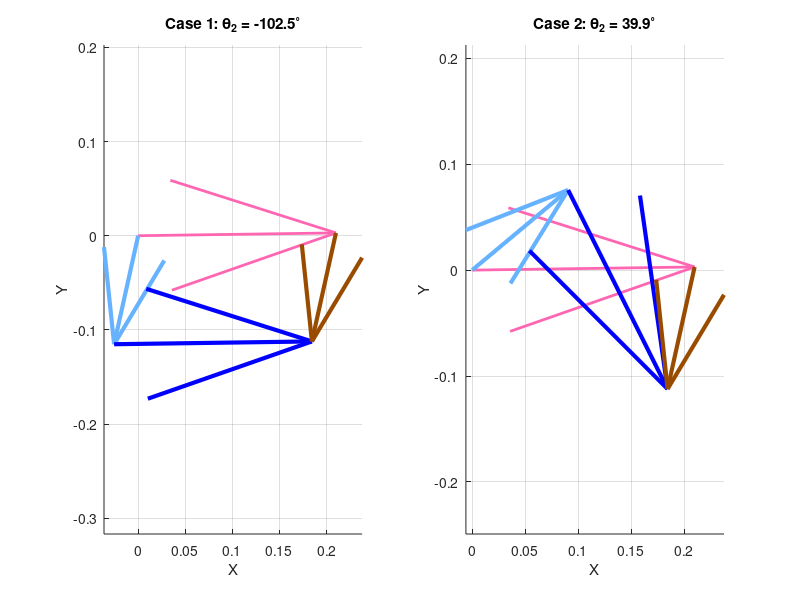

MATLAB code to generate this figure:
clear all
close all
clc

% ==========================================
% 1. PARAMETERS & INPUT
% ==========================================
L1 = 0.210; % Ground (Pink) - d
L2 = 0.118; % Crank (Cyan/Red) - a
L3 = 0.210; % Coupler (Blue) - b
L4 = 0.118; % Rocker (Brown) - c

% Assign canonical names
d = L1;
a = L2;
b = L3;
c = L4;

% Ground Offset
theta1_deg = 0.81;
theta1 = deg2rad(theta1_deg);

% --- INPUT: Link 4 (Brown) ---
q4_global_deg = -102.5; 
q4 = deg2rad(q4_global_deg) - theta1; % Local Angle

% ==========================================
% 2. CALCULATION (Find q2, q3 from q4)
% ==========================================

% Norton's K Constants
K1 = d/a;
K2 = d/c;
K3 = (a^2 - b^2 + c^2 + d^2)/(2*a*c);

% Coefficients A, B, C for finding q2 (Derived from Input q4)
A = -((1 + K1)*cos(q4) + K2 + K3);
B = 2*sin(q4);
C = (1 - K1)*cos(q4) + K2 - K3;

% Solve for q2 (2 Cases)
det_val = B^2 - 4*A*C;

% Case 1
q2_sol1 = 2*atan((-B + sqrt(det_val))/(2*A)); 
% Case 2
q2_sol2 = 2*atan((-B - sqrt(det_val))/(2*A));

% Calculate q3 using Vector Sum Logic
% Case 1
Vec3_1 = c*exp(1j*q4) + d - a*exp(1j*q2_sol1);
q3_sol1 = angle(Vec3_1);

% Case 2
Vec3_2 = c*exp(1j*q4) + d - a*exp(1j*q2_sol2);
q3_sol2 = angle(Vec3_2);

% ==========================================
% 3. CONVERT TO GLOBAL
% ==========================================
% Global Angles
q2_1g = q2_sol1 + theta1;
q3_1g = q3_sol1 + theta1;

q2_2g = q2_sol2 + theta1;
q3_2g = q3_sol2 + theta1;

q4g = q4 + theta1;

fprintf('--- Results ---\n');
fprintf('Case 1: Theta2 = %.4f deg, Theta3 = %.4f deg\n', rad2deg(q2_1g), rad2deg(q3_1g));
fprintf('Case 2: Theta2 = %.4f deg, Theta3 = %.4f deg\n', rad2deg(q2_2g), rad2deg(q3_2g));

% ==========================================
% 4. PLOTTING BOTH CASES
% ==========================================
figure('Name', '4-Bar Linkage Analysis: Both Solutions', 'NumberTitle', 'off');

% --- PLOT CASE 1 ---
subplot(1, 2, 1); 
hold on; axis equal; grid on;

% Vectors Case 1
RA_1 = a*exp(1j*q2_1g);
RBA_1 = b*exp(1j*q3_1g);
RB_1 = RA_1 + RBA_1; % Position B from Origin
RO4O2 = d*exp(1j*theta1);
RBO4 = c*exp(1j*q4g);

% Components
O2x=0; O2y=0;
O4x=real(RO4O2); O4y=imag(RO4O2);
Ax_1=real(RA_1); Ay_1=imag(RA_1);
Bx_1=real(RB_1); By_1=imag(RB_1);

% Quivers Case 1
quiver(O2x, O2y, O4x-O2x, O4y-O2y, 0, 'Color', [1 0.4 0.7], 'LineWidth', 2, 'MaxHeadSize', 0.5); % Ground
quiver(O2x, O2y, Ax_1-O2x, Ay_1-O2y, 0, 'Color', [0.4 0.7 1], 'LineWidth', 3, 'MaxHeadSize', 0.5); % Link 2
quiver(Ax_1, Ay_1, Bx_1-Ax_1, By_1-Ay_1, 0, 'b', 'LineWidth', 3, 'MaxHeadSize', 0.5); % Link 3
quiver(O4x, O4y, Bx_1-O4x, By_1-O4y, 0, 'Color', [0.6, 0.3, 0], 'LineWidth', 3, 'MaxHeadSize', 0.5); % Link 4

title(['Case 1: \theta_2 = ' num2str(rad2deg(q2_1g), '%.1f') '^\circ']);
xlabel('X'); ylabel('Y');

% --- PLOT CASE 2 ---
subplot(1, 2, 2); 
hold on; axis equal; grid on;

% Vectors Case 2
RA_2 = a*exp(1j*q2_2g);
RBA_2 = b*exp(1j*q3_2g);
RB_2 = RA_2 + RBA_2; % Position B from Origin

% Components
Ax_2=real(RA_2); Ay_2=imag(RA_2);
Bx_2=real(RB_2); By_2=imag(RB_2);

% Quivers Case 2
quiver(O2x, O2y, O4x-O2x, O4y-O2y, 0,  'Color', [1 0.4 0.7], 'LineWidth', 2, 'MaxHeadSize', 0.5); % Ground
quiver(O2x, O2y, Ax_2-O2x, Ay_2-O2y, 0, 'Color', [0.4 0.7 1], 'LineWidth', 3, 'MaxHeadSize', 0.5); % Link 2
 % Link 2
quiver(Ax_2, Ay_2, Bx_2-Ax_2, By_2-Ay_2, 0, 'b', 'LineWidth', 3, 'MaxHeadSize', 0.5); % Link 3
quiver(O4x, O4y, Bx_2-O4x, By_2-O4y, 0, 'Color', [0.6, 0.3, 0], 'LineWidth', 3, 'MaxHeadSize', 0.5); % Link 4

title(['Case 2: \theta_2 = ' num2str(rad2deg(q2_2g), '%.1f') '^\circ']);
xlabel('X'); ylabel('Y');

